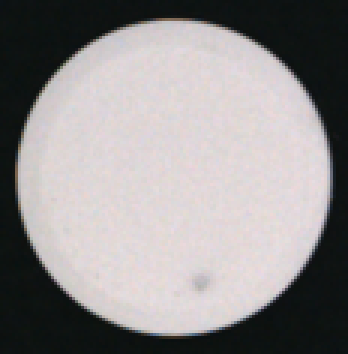
//> input picture imgs_test/01.png, 116 x 118 px (shown 3 times larger)
$ ./sample_thresh   (built with g++ and OpenCV 4)
//> lines starting //> are read from the running program, lines starting //| are printed output that depends on the picture; after the words box and inside, x2 and y2 are one past the last pixel; in counts of white or black regions, pixels touching at a corner belong together
#include <opencv2/opencv.hpp>
#include <iostream>

using namespace std;
using namespace cv;

void imgShow(const string& name, const Mat& img) {
	imshow(name, img);
	waitKey(0);
	destroyAllWindows();
}

Mat imgResize(Mat img, int width, int height) {
	Mat resImg;
	Size size(width, height);
	resize(img, resImg, size);
	return resImg;
}

void func1(Mat);

int main(void) {
	Mat img = imread("./imgs_test/01.png");
//> img is the input picture: 118 rows x 116 cols, CV_8UC3; mean B, G, R 141.5, 141.3, 144.8
	Mat img_g = imread("./imgs_test/01.png", 0);
//> img_g: 118 rows x 116 cols, CV_8UC1; min 13, max 226, mean 141.8
	func1(img_g);
}

void func1(Mat img_g) {
	Mat img_blur;
	GaussianBlur(img_g, img_blur, Size(3, 3), 0);
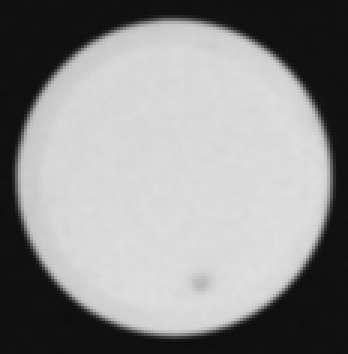
//> img_blur: 118 rows x 116 cols, CV_8UC1 (shown 3 times larger); min 14, max 223, mean 141.9
	// [4 lines of commented-out code are left out]
	Mat img_bi;
	threshold(img_blur, img_bi, 195, 255, THRESH_BINARY);
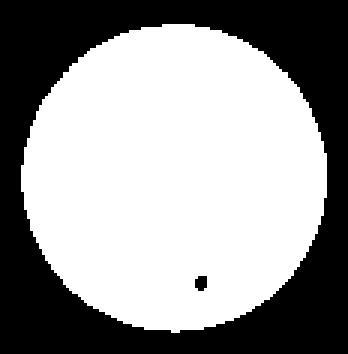
//> img_bi: 118 rows x 116 cols, CV_8UC1 (shown 3 times larger); 59.4% white; 2 black regions (1 under 20 px), largest, box (x1, y1, x2, y2) and area: (0, 0, 116, 118) 5536
	vector<Mat> images = { img_g, img_bi };
	Mat res;
	hconcat(images, res);
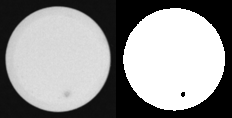
//> res: 118 rows x 232 cols, CV_8UC1; min 0, max 255, mean 146.7
	imgShow("bi", res);
	imwrite("./imgs_test/target.png", img_bi);
}
